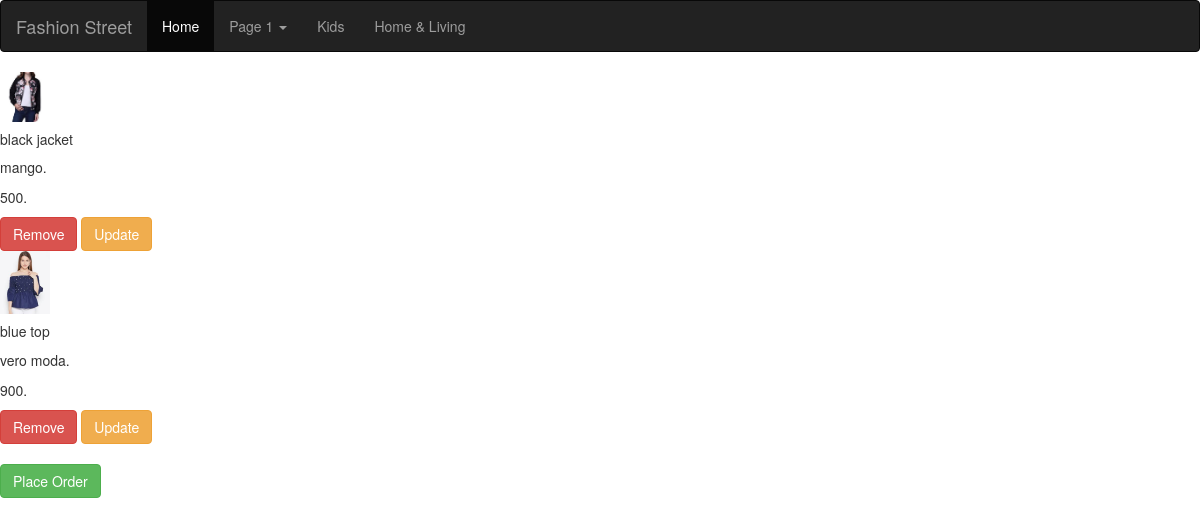
Page /shop/showCart/ on the committed database.
### e_commerce/models.py (models this page shows)
class cartItem(models.Model):
    user_id=models.CharField(max_length=200, null=True)
    id = models.SmallIntegerField(primary_key=True)
    name = models.CharField(max_length=200, null=True)
    brand = models.CharField(max_length=200, null=True)
    price = models.SmallIntegerField()
    size = models.CharField(choices=sizes, max_length=20, default=sizes[0][0])
    img = models.ImageField(null=True)
    units=models.SmallIntegerField()
    ordered=models.BooleanField(default=False)
    removed=models.BooleanField(default=False)
    status=models.CharField(max_length=200, null=True)

### e_commerce/views.py (the view)
# urls.py: path("shop/showCart/",views.showCart,name='cart')]
def showCart(request):
    not_empty=False
    current_user = request.user
    cartItems=cartItem.objects.filter(user_id=current_user.username).filter(ordered=True,removed=False)
    count=cartItems.count()
    if count>0:
        not_empty=True
    return render(request, 'e_commerce/cart.html', {'products':cartItems,'empty':not_empty})

### e_commerce/templates/e_commerce/cart.html (shortened to what this page needs)
{% load static %}
<!DOCTYPE html>
<html lang="en">
<head>
<link rel="stylesheet" href="https://maxcdn.bootstrapcdn.com/bootstrap/3.4.1/css/bootstrap.min.css">
</head>
<body>
<nav class="navbar navbar-inverse">
  <div class="container-fluid">
    <div class="navbar-header">
      <a class="navbar-brand" href="#">Fashion Street</a>
    </div>
    <ul class="nav navbar-nav">
      <li class="active"><a href="#">Home</a></li>
      <li class="dropdown">
        <a class="dropdown-toggle" data-toggle="dropdown" href="#">Page 1
        <span class="caret"></span></a>
      </li>
      <li><a href="#">Kids</a></li>
      <li><a href="#">Home & Living</a></li>
    </ul>
  </div>
</nav>
<form method="POST" action="">
{% for item in products %}
    <div class="card">
  <img class="card-img-top" src="{{item.img.url}}" alt="Card image cap" width="50",height="50">
  <div class="card-body">
    <h5 class="card-title">{{item.name}}</h5>
    <p class="card-text">{{item.brand}}.</p>
      <p class="card-text">{{item.price}}.</p>
      <a href="{% url 'remove' item.id %}" class="btn btn-danger">Remove</a>
      <a href="{% url 'update' item.id %}" class="btn btn-warning">Update</a>
  </div>
</div>
{% endfor %}
      <br>
  {% if empty %}
      <a href="{% url 'bill'  %}" class="btn btn-success">Place Order</a>
  {% else %}
     <img src="{% static 'e_commerce/empty_cart.png' %}" alt="My image">
  {% endif %}
</form>
</body>
</html>

### rows in the picture
cartItem: img (picture), name "black jacket", brand "mango", price "500"
cartItem: img (picture), name "blue top", brand "vero moda", price "900"
